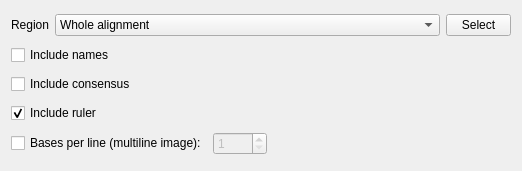
<?xml version="1.0" encoding="UTF-8"?>
<ui version="4.0">
 <class>MSAExportSettings</class>
 <widget class="QWidget" name="MSAExportSettings">
  <property name="geometry">
   <rect>
    <x>0</x>
    <y>0</y>
    <width>522</width>
    <height>171</height>
   </rect>
  </property>
  <property name="windowTitle">
   <string>Form</string>
  </property>
  <layout class="QVBoxLayout" name="verticalLayout">
   <item>
    <layout class="QHBoxLayout" name="horizontalLayout">
     <item>
      <widget class="QLabel" name="label">
       <property name="text">
        <string>Region</string>
       </property>
      </widget>
     </item>
     <item>
      <widget class="QComboBox" name="comboBox">
       <property name="sizePolicy">
        <sizepolicy hsizetype="Expanding" vsizetype="Fixed">
         <horstretch>0</horstretch>
         <verstretch>0</verstretch>
        </sizepolicy>
       </property>
       <item>
        <property name="text">
         <string>Whole alignment</string>
        </property>
       </item>
       <item>
        <property name="text">
         <string>Custom region</string>
        </property>
       </item>
      </widget>
     </item>
     <item>
      <widget class="QPushButton" name="selectRegionButton">
       <property name="maximumSize">
        <size>
         <width>65</width>
         <height>16777215</height>
        </size>
       </property>
       <property name="text">
        <string>Select</string>
       </property>
      </widget>
     </item>
    </layout>
   </item>
   <item>
    <widget class="QCheckBox" name="exportSeqNames">
     <property name="text">
      <string>Include names</string>
     </property>
    </widget>
   </item>
   <item>
    <widget class="QCheckBox" name="exportConsensus">
     <property name="text">
      <string>Include consensus</string>
     </property>
    </widget>
   </item>
   <item>
    <widget class="QCheckBox" name="exportRuler">
     <property name="text">
      <string>Include ruler</string>
     </property>
     <property name="checked">
      <bool>true</bool>
     </property>
    </widget>
   </item>
   <item>
    <layout class="QHBoxLayout" name="horizontalLayout_2">
     <item>
      <widget class="QCheckBox" name="multilineModeCheckbox">
       <property name="text">
        <string>Bases per line (multiline image):</string>
       </property>
      </widget>
     </item>
     <item>
      <widget class="QSpinBox" name="multilineWidthSpinbox">
       <property name="enabled">
        <bool>false</bool>
       </property>
       <property name="minimum">
        <number>1</number>
       </property>
       <property name="maximum">
        <number>1000</number>
       </property>
      </widget>
     </item>
     <item>
      <spacer name="horizontalSpacer">
       <property name="orientation">
        <enum>Qt::Horizontal</enum>
       </property>
       <property name="sizeHint" stdset="0">
        <size>
         <width>40</width>
         <height>20</height>
        </size>
       </property>
      </spacer>
     </item>
    </layout>
   </item>
  </layout>
 </widget>
 <resources/>
 <connections>
  <connection>
   <sender>multilineModeCheckbox</sender>
   <signal>toggled(bool)</signal>
   <receiver>multilineWidthSpinbox</receiver>
   <slot>setEnabled(bool)</slot>
   <hints>
    <hint type="sourcelabel">
     <x>137</x>
     <y>143</y>
    </hint>
    <hint type="destinationlabel">
     <x>303</x>
     <y>143</y>
    </hint>
   </hints>
  </connection>
 </connections>
</ui>
